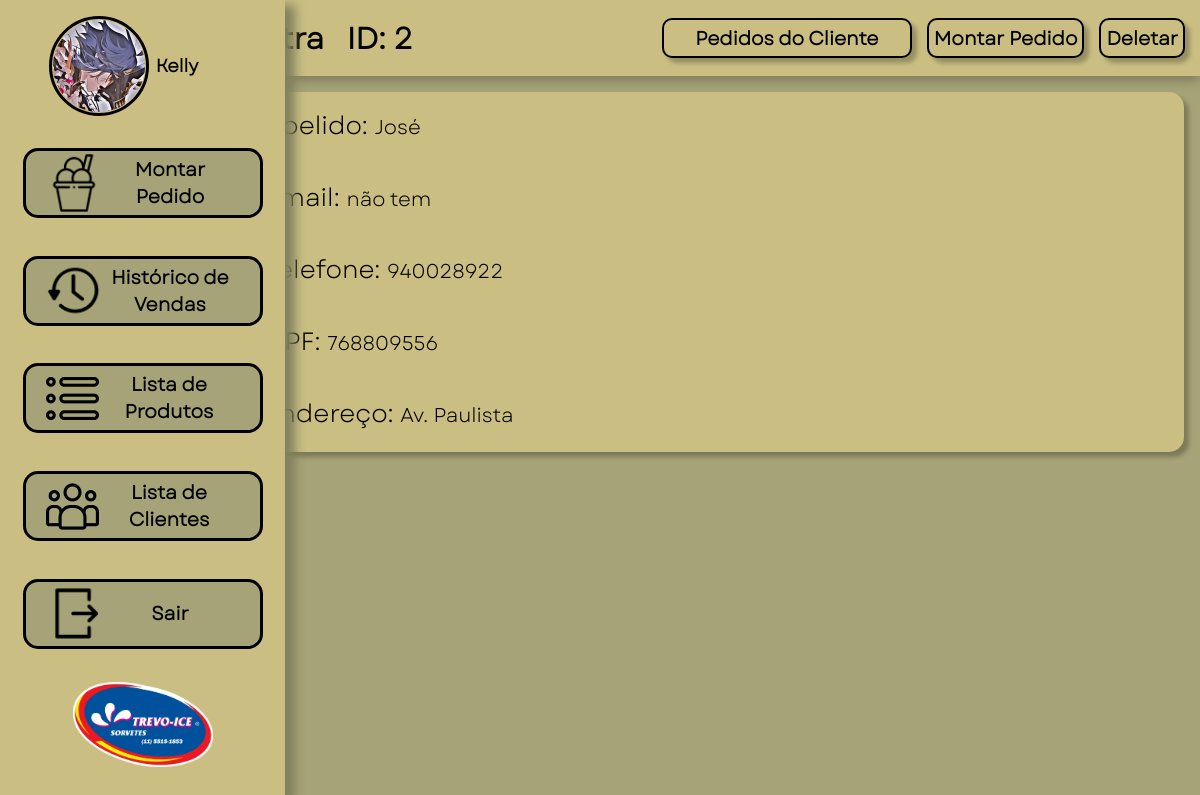
The page /PHP/Cliente/clienteespecf.php?id=2 (signed in) on the database its author committed.
### tables this page shows
CREATE TABLE `cliente` (
  `nome_cli` varchar(255) NOT NULL,
  `apelido_cli` varchar(255) DEFAULT NULL,
  `email_cli` varchar(255) DEFAULT NULL,
  `contato_cli` varchar(255) NOT NULL,
  `cpf` varchar(255) DEFAULT NULL,
  `cnpj` varchar(255) DEFAULT NULL,
  `endereco_cli` varchar(255) NOT NULL,
  `id_cli` int(11) NOT NULL
);

### PHP/Cliente/clienteespecf.php (the view, shortened to what this page needs)
<?php
require_once '../conexao.php';
if(isset($_GET['id']))
{
$id = $_GET['id'];
$query  = $pdo->prepare("SELECT * FROM cliente WHERE id_cli=:id ");
$query  -> bindParam(':id', $id);
$query ->execute();
}
else
{
header('location: listagemcli.php');
exit;}
$linhas_cli = $query->fetch(PDO::FETCH_ASSOC); ?>
<!DOCTYPE html>
<html lang="pt-br">
<head>
    <link rel="stylesheet" type="text/css" href="../../CSS/Menu.css">
    <link rel="stylesheet" type="text/css" href="../../CSS/clienteuni.css">
</head>
<body >
    <div id="headerclihis">
        <div class="justify">
        <div  class="vendidos2">
            <h1 class="headerhis"><?php echo$linhas_cli[ utf8_encode("nome_cli")];?></h1>
            <h1 class="headerhis">ID: <?php echo $linhas_cli["id_cli"];?></h1>
        </div>
        </div>
        <div id="bntliscli">
            <a id="bnt" href="../Venda/histcli.php?id=<?php echo $linhas_cli["id_cli"]; ?>" >
                <div >Pedidos do Cliente</div>
            </a>
            <a id="bnt2" href="../MontagemPedido/MontarPedido.php?id_cli=<?php echo $linhas_cli["id_cli"]; ?>">
                <div>Montar Pedido</div>
            </a>
            <a class="bnt2" onclick="alertdele(id)" id="<?php echo $linhas_cli["id_cli"]; ?>">
                <div>Deletar</div>
            </a>
        </div>
    </div>
    <div id="lista">
  <a class="clienteex">
        <p class="INFO  ">Apelido: <span class="font"><?php echo $linhas_cli[utf8_encode("apelido_cli")];?> </span> </p>
        <p class="INFO  ">Email: <span class="font"><?php echo $linhas_cli["email_cli"];?> </span> </p>
        <p class="INFO  ">Telefone: <span class="font"><?php echo $linhas_cli["contato_cli"];?></span> </p>
        <p class="INFO  ">CPF: <span class="font"><?php echo $linhas_cli["cpf"];?></span> </p>
        <p class="INFO  ">Endereço: <span class="font"><?php echo $linhas_cli[utf8_encode("endereco_cli")];?> </span> </p>
        </a>
    </div>
    <div id="menuho">
    <div id="operador">
            <?php
            $avatar = $_SESSION['avatar_session'];
            echo '<img id="icon" src="' . $avatar . '">';
            ?>
            <h1 id="nome"> <?php
                                    $nome_oper = $_SESSION[utf8_encode('nome_session')];
                                    echo $nome_oper ?></h1>
        </div>
        <a class="sidebtn" href="../Cliente/selecionarcliente.php"> <img class="imgbtn" src="../../IMG/MP.png">
            <div class="MP"> Montar Pedido</div>
        </a>
        <a class="sidebtn" href="../Venda/historico.php"> <img class="imgbtn" src="../../IMG/historico.png">
            <div href="#" class="MP">Histórico de Vendas</div>
        </a>
        <a class="sidebtn" href="../Produtos/ProdutosList.php"> <img class="imgbtn" src="../../IMG/LP.png">
            <div href="#" class="MP">Lista de Produtos</div>
        </a>
        <a class="sidebtn" href="../Cliente/listagemcli.php"> <img class="imgbtn" src="../../IMG/LC.png">
            <div href="#" class="MP">Lista de
                Clientes</div>
        </a>
        <a class="sidebtn" href="../logout.php"> <img class="imgbtn" src="../../IMG/EX.png">
            <div href="#" class="MP">Sair</div><p id="sairadjustment"></p>
        </a>
        <img src="../../IMG/trevoice.png" class="logo" alt="">
    </div>
    <div class="config-scn" id="config-aba"  onmouseleave="fechaconf()">
</body>

### CSS/Menu.css (style rules this page uses)
* { margin: 0px; padding: 0px; box-sizing: border-box; list-style: none; }
body { background: #A6A378; background-repeat: no-repeat; height: 100%; width: 100%; }
#menuho { display: grid; height: 100%; justify-items: center; justify-content: center; background-color: #CABE82; width: 170px; box-shadow: 10px 5px 10px #82805e; z-index: 1; position: fixed; z-index: 6; top: 0; left: 0; overflow-x: hidden; transition: width .5s; }
.MP { display: inline-block; opacity: 0; transition-property: opacity; transition-delay: .0s; transition-duration: .0s; transition-timing-function: linear; }
#operador { display: flex; align-items: center; justify-content: space-evenly; position: sticky; transition-property: width; transition-duration: 1s; transition-timing-function: linear; margin-bottom: 10px; }
.logo { width: 140px; height: auto; user-select: none; }
.sidebtn { display: flex; align-items: center; justify-content: space-between; background: #A6A378; border: 3px solid #000000; border-radius: 15px; width: 100px; height: 70px; margin-top: 5px; padding-left: 20px; padding-right: 20px; position: relative; transition: width 1s; text-decoration: none; }
.imgbtn { width: 55px; user-select: none; }
h1 { font-size: 25px; text-align: top; }
#icon { width: 100px; height: 100px; border-radius: 50px; display: inline-block; user-select: none; border: 3px solid black; padding: 1px; transition-duration: 1s; transition-timing-function: linear; object-fit: cover; }
#nome { display: inline-block; opacity: 0; font-size: 0; transition-property: opacity; transition-delay: .0s; transition-duration: .5s; transition-timing-function: linear; }
img { user-select: none; }
.vendidos2 { display: inline-block; align-items: center; align-self: center; }
.justify { display: flex; justify-content: center; align-items: center; }
.config-scn { padding-top: 20px; border-left: 0px solid #000000; border-bottom-left-radius: 10px; display: grid; height: 0px; justify-items: center; justify-content: center; background-color: #CABE82; width: 250px; box-shadow: -10px 5px 10px #82805e; z-index: 1; position: fixed; z-index: 1; top: 0; right: 0; overflow: hidden; transition: all 1s; }

### CSS/clienteuni.css (style rules this page uses)
.clienteex { width: 80vw; height: 100%; display: grid; background: #CABE82; box-shadow: 5px 5px 4px rgba(0, 0, 0, 0.25); border-radius: 15px; text-align: left; text-decoration: none; color: #000; padding-left: 15px; font-family: 'garet'; font-style: normal; font-size: 25px; transition: all .2s ease-in-out; }
.INFO { margin-bottom: 20px; padding-top: 15px; margin-left: 25px; }
.font { user-select: none; text-decoration: none; color: #000; font-family: 'garet'; font-size:20px; }
#lista { justify-content: center; margin-left: 14rem; margin-top: 1rem; height: auto; width: auto; }
.headerhis { display: inline-block; margin-left: 1rem; font-size: 30px; }
#bntliscli { text-align: right; height: auto; display: flex; justify-content: center; align-items: center; }
#bnt { user-select: none; cursor: pointer; display: inline-block; color: black; font-weight: bold; font-size: 19px; font-family: "garet"; text-align: center; text-decoration: none; width: 250px; height: 40px; margin-right: 5px; padding-top: 5px; background-color: #CABE82; color: #000; border: 2px solid #000000; box-shadow: 5px 5px 4px rgba(0, 0, 0, 0.25); border-radius: 10px; }
#bnt2 { cursor: pointer; display: inline-block; color: black; font-weight: bold; font-size: 19px; font-family: "garet"; text-align: center; text-decoration: none; margin-right: 5px; width: auto; height: 40px; padding: 5px; background-color: #CABE82; color: #000; border: 2px solid #000000; box-shadow: 5px 5px 4px rgba(0, 0, 0, 0.25); border-radius: 10px; margin-left: 10px; }
.bnt2 { cursor: pointer; display: inline-block; color: black; font-weight: bold; font-size: 19px; font-family: "garet"; text-align: center; text-decoration: none; margin-right: 5px; width: auto; height: 40px; padding: 5px; background-color: #CABE82; color: #000; border: 2px solid #000000; box-shadow: 5px 5px 4px rgba(0, 0, 0, 0.25); border-radius: 10px; margin-left: 10px; }
#headerclihis { position: sticky; top: 0; height: 76px; display: flex; justify-content: space-between; flex-flow: row wrap; padding: 10px; font-family: "garet"; font-size: 25px; background-color: #CABE82; color: #000; z-index: 5; box-shadow: 0px 5px 10px #82805e; width: auto; padding-left: 190px; align-items: center; }

### rows shown on the page
cliente: id_cli "2", apelido_cli "José", email_cli "não tem", contato_cli "940028922", cpf "768809556", endereco_cli "Av. Paulista"

### other values the page prints
$nome_oper "Kelly"
